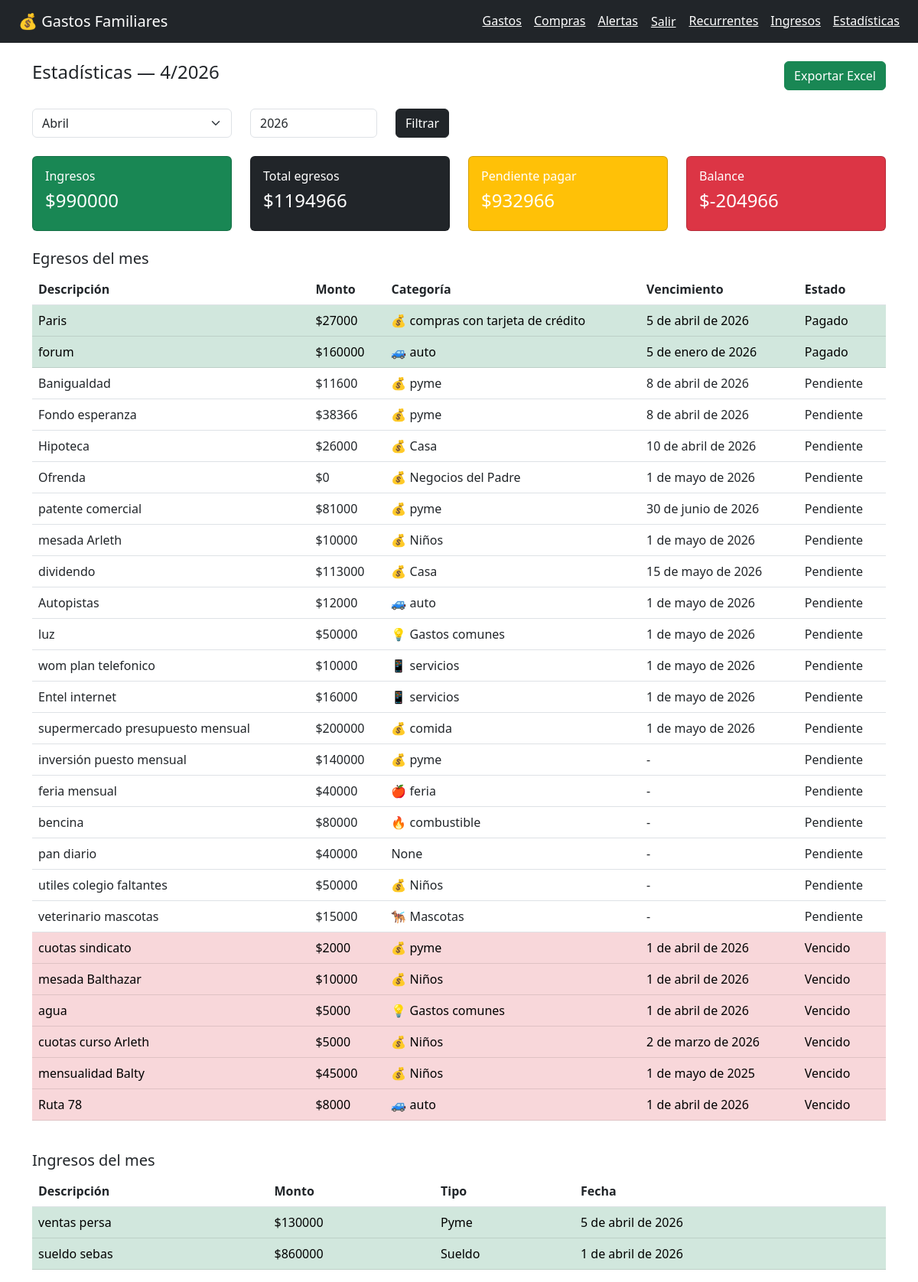
Before: /reportes/estadisticas/ (signed in) with the older database file.
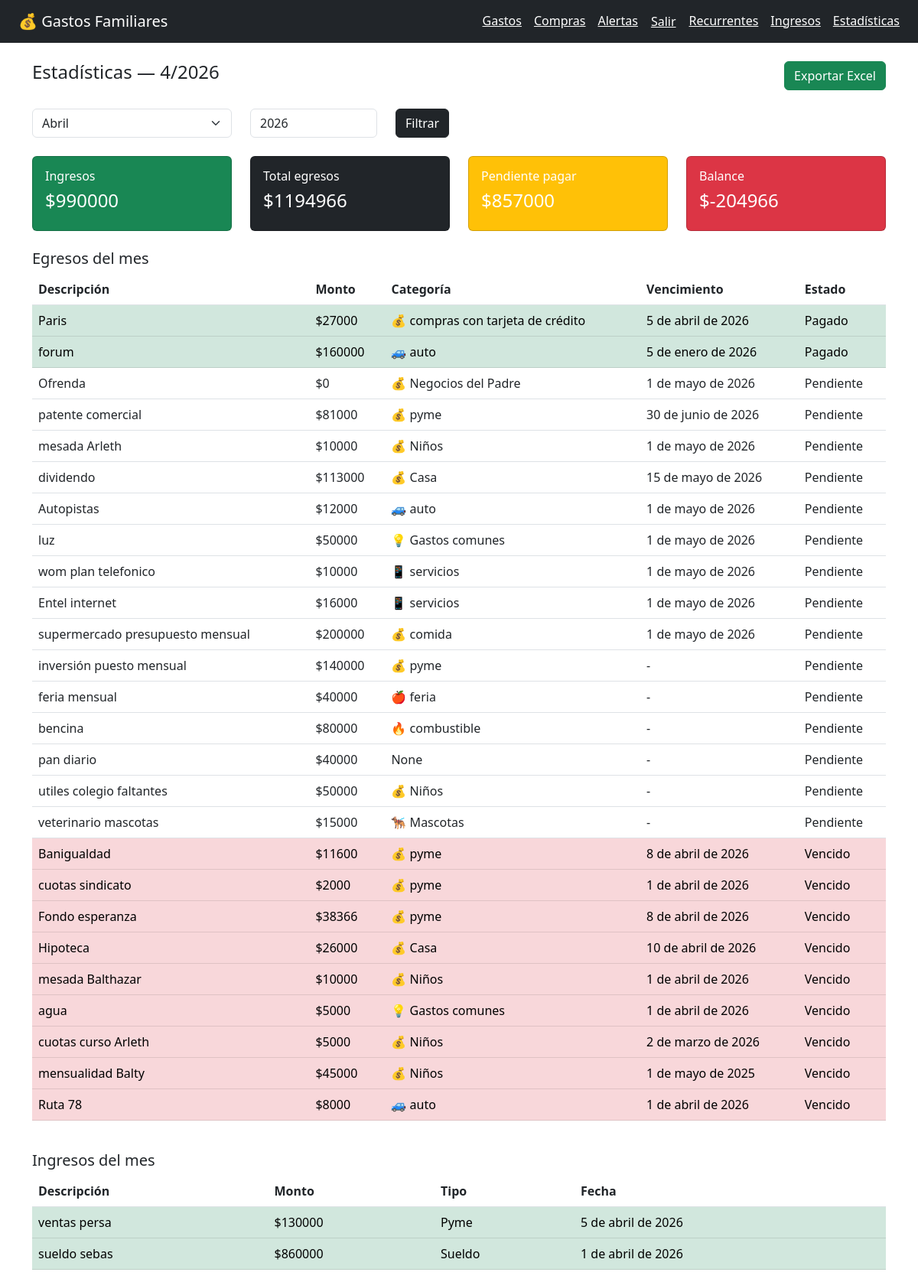
After: the same page with the newer database file.
### gastos/models.py (models this page shows, shortened)
class Gasto(models.Model): #cada gasto registrado como monto, fecha, etc
    PRIORIDAD_CHOICES = [
        ('urgente', 'Urgente'),
        ('alta', 'Alta'),
        ('normal', 'Normal'),
        ('postergable', 'Postergable'),
    ]
    ESTADO_CHOICES = [
        ('pendiente', 'Pendiente'),
        ('pagado', 'Pagado'),
        ('vencido', 'Vencido'),
    ]
    usuario = models.ForeignKey(User, on_delete=models.CASCADE, related_name='gastos')
    descripcion = models.CharField(max_length=200)
    monto = models.DecimalField(max_digits=12, decimal_places=0, null=True, blank=True)
    categoria = models.ForeignKey(Categoria, on_delete=models.SET_NULL, null=True, blank=True)
    fecha = models.DateField(default=timezone.now)
    fecha_vencimiento = models.DateField(null=True, blank=True)
    prioridad = models.CharField(max_length=20, choices=PRIORIDAD_CHOICES, default='normal')
    estado = models.CharField(max_length=20, choices=ESTADO_CHOICES, default='pendiente')
    notas = models.TextField(blank=True)
    creado_en = models.DateTimeField(auto_now_add=True)
    actualizado_en = models.DateTimeField(auto_now=True)
    class Meta:
        ordering = ['-fecha', '-creado_en']

class Categoria(models.Model): #categorias de gastos
    nombre = models.CharField(max_length=100)
    icono = models.CharField(max_length=10, default='💰')
    color = models.CharField(max_length=7, default='#6366f1')
    class Meta:
        verbose_name_plural = 'categorías'
        ordering = ['nombre']
    def __str__(self):
        return f"{self.icono} {self.nombre}"

class Ingreso(models.Model):
    TIPO_CHOICES = [
        ('sueldo', 'Sueldo'),
        ('extra', 'Extra'),
        ('pyme', 'Pyme'),
        ('otro', 'Otro'),
    ]
    usuario = models.ForeignKey(User, on_delete=models.CASCADE, related_name='ingresos')
    descripcion = models.CharField(max_length=200)
    monto = models.DecimalField(max_digits=12, decimal_places=0)
    tipo = models.CharField(max_length=20, choices=TIPO_CHOICES, default='sueldo')
    fecha = models.DateField(default=timezone.now)
    es_fijo = models.BooleanField(default=False, help_text='Si es fijo se repite cada mes')
    creado_en = models.DateTimeField(auto_now_add=True)
    class Meta:
        ordering = ['-fecha']

### reportes/views.py (the view)
# urls.py: path('estadisticas/', views.estadisticas, name='estadisticas'),
@login_required
def estadisticas(request):
    hoy = timezone.now().date()
    año = int(request.GET.get('año', hoy.year))
    mes = int(request.GET.get('mes', hoy.month))
    gastos = Gasto.objects.filter(
        usuario=request.user,
        fecha__year=año,
        fecha__month=mes,
    ).select_related('categoria').order_by('estado', '-fecha')
    ingresos = Ingreso.objects.filter(
        usuario=request.user,
        fecha__year=año,
        fecha__month=mes,
    )
    total_egresos = gastos.aggregate(t=Sum('monto'))['t'] or 0
    total_pagado = gastos.filter(estado='pagado').aggregate(t=Sum('monto'))['t'] or 0
    total_pendiente = gastos.filter(estado='pendiente').aggregate(t=Sum('monto'))['t'] or 0
    total_ingresos = ingresos.aggregate(t=Sum('monto'))['t'] or 0
    balance = total_ingresos - total_egresos
    return render(request, 'gastos/estadisticas.html', {
        'gastos': gastos,
        'ingresos': ingresos,
        'total_egresos': total_egresos,
        'total_pagado': total_pagado,
        'total_pendiente': total_pendiente,
        'total_ingresos': total_ingresos,
        'balance': balance,
        'mes': mes,
        'año': año,
        'hoy': hoy,
    })

### templates/gastos/estadisticas.html (shortened to what this page needs)
{% extends 'gastos/base.html' %}
{% block contenido %}
<div class="d-flex justify-content-between mb-4">
    <h4>Estadísticas — {{ mes }}/{{ año }}</h4>
    <a href="{% url 'exportar_excel' %}" class="btn btn-success">Exportar Excel</a>
</div>
<form method="get" class="row mb-4">
    <div class="col-md-3">
        <select name="mes" class="form-select">
            <option value="4" {% if mes == 4 %}selected{% endif %}>Abril</option>
        </select>
    </div>
    <div class="col-md-2">
        <input type="number" name="año" class="form-control" value="{{ año }}">
    </div>
    <div class="col-md-2">
        <button class="btn btn-dark">Filtrar</button>
    </div>
</form>
<div class="row mb-4">
    <div class="col-md-3">
        <div class="card text-white bg-success">
            <div class="card-body">
                <h6>Ingresos</h6>
                <h4>${{ total_ingresos|floatformat:0 }}</h4>
            </div>
        </div>
    </div>
    <div class="col-md-3">
        <div class="card text-white bg-dark">
            <div class="card-body">
                <h6>Total egresos</h6>
                <h4>${{ total_egresos|floatformat:0 }}</h4>
            </div>
        </div>
    </div>
    <div class="col-md-3">
        <div class="card text-white bg-warning">
            <div class="card-body">
                <h6>Pendiente pagar</h6>
                <h4>${{ total_pendiente|floatformat:0 }}</h4>
            </div>
        </div>
    </div>
    <div class="col-md-3">
        <div class="card text-white {% if balance >= 0 %}bg-info{% else %}bg-danger{% endif %}">
            <div class="card-body">
                <h6>Balance</h6>
                <h4>${{ balance|floatformat:0 }}</h4>
            </div>
        </div>
    </div>
</div>
<h5>Egresos del mes</h5>
<div class="table-responsive">
<table class="table table-hover">
    <thead>
        <tr>
            <th>Descripción</th>
            <th>Monto</th>
            <th>Categoría</th>
            <th>Vencimiento</th>
            <th>Estado</th>
        </tr>
    </thead>
    <tbody>
        {% for g in gastos %}
        <tr class="{% if g.estado == 'vencido' %}table-danger{% elif g.estado == 'pagado' %}table-success{% endif %}">
            <td>{{ g.descripcion }}</td>
            <td>${{ g.monto|floatformat:0 }}</td>
            <td>{{ g.categoria }}</td>
            <td>{{ g.fecha_vencimiento|default:"-" }}</td>
            <td>{{ g.get_estado_display }}</td>
        </tr>
        {% empty %}
        <tr><td colspan="5" class="text-center">Sin egresos este mes</td></tr>
        {% endfor %}
    </tbody>
</table>
</div>
<h5 class="mt-4">Ingresos del mes</h5>
<div class="table-responsive">
<table class="table table-hover">
    <thead>
        <tr>
            <th>Descripción</th>
            <th>Monto</th>
            <th>Tipo</th>
            <th>Fecha</th>
        </tr>
    </thead>
    <tbody>
        {% for i in ingresos %}
        <tr class="table-success">
            <td>{{ i.descripcion }}</td>
            <td>${{ i.monto|floatformat:0 }}</td>
            <td>{{ i.get_tipo_display }}</td>
            <td>{{ i.fecha }}</td>
        </tr>
        {% empty %}
        <tr><td colspan="4" class="text-center">Sin ingresos este mes</td></tr>
        {% endfor %}
    </tbody>
</table>
</div>
{% endblock %}

### templates/gastos/base.html (shortened to what this page needs)
<!DOCTYPE html>
<html lang="es">
<head>
    <link href="https://cdn.jsdelivr.net/npm/bootstrap@5.3.0/dist/css/bootstrap.min.css" rel="stylesheet">
</head>
<body>
    <nav class="navbar navbar-dark bg-dark px-4">
        <a class="navbar-brand" href="{% url 'inicio' %}">💰 Gastos Familiares</a>
        <div class="d-flex gap-3">
            <a class="text-white" href="{% url 'lista_gastos' %}">Gastos</a>
            <a class="text-white" href="{% url 'lista_compras' %}">Compras</a>
            <a class="text-white" href="{% url 'alertas' %}">Alertas</a>
            <form method="post" action="{% url 'logout' %}" style="display:inline">
    <button type="submit" class="btn btn-link text-white p-0">Salir</button>
</form>
            <a class="text-white" href="{% url 'lista_recurrentes' %}">Recurrentes</a>
            <a class="text-white" href="{% url 'lista_ingresos' %}">Ingresos</a>
            <a class="text-white" href="{% url 'estadisticas' %}">Estadísticas</a>
        </div>
    </nav>
    <div class="container mt-4">
        {% block contenido %}{% endblock %}
    </div>
</body>
</html>

### templates/gastos/base.html (style rules this page uses)
.table-responsive { overflow-x: auto; }

Changed rows visible on the page:
changed Gasto "Banigualdad": estado "Pendiente" → "Vencido"; moves down the list
changed Gasto "Fondo esperanza": estado "Pendiente" → "Vencido"; moves down the list
changed Gasto "Hipoteca": estado "Pendiente" → "Vencido"; moves down the list
Other visible differences:
{{ total_pendiente|floatformat:0 }}: "932966" → "857000"
